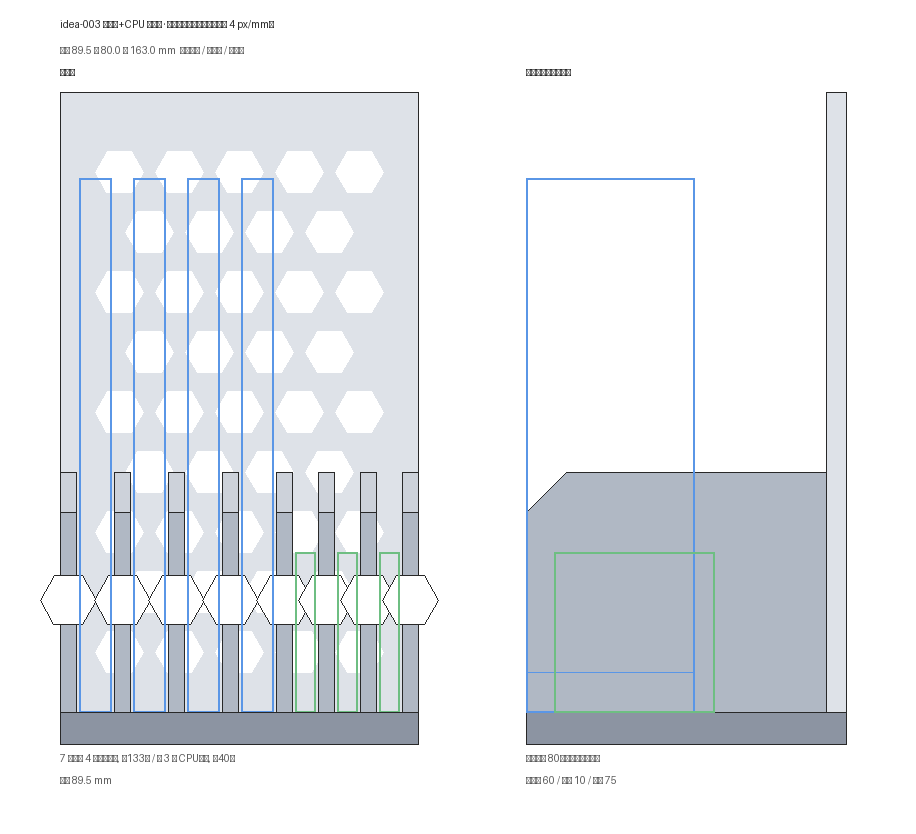

Generate this figure with Python:
#!/usr/bin/env python3
"""从 rack.scad 的参数生成等比正视图 + 侧视图 PNG（示意/自检用，不是内核渲染）。

参数全部从 rack.scad 解析，画法规则与 rack.scad 的模块一一对应：
  前端  = Y0 侧；槽位 = fin_x(i)+fin_t .. fin_x(i+1)；蜂窝孔跳过被隔片挡住的位置。
用法: python3 preview.py [输出路径, 默认同目录 preview.png]
"""
import math, re, sys
from pathlib import Path
from PIL import Image, ImageDraw, ImageFont

HERE = Path(__file__).resolve().parent
SCAD = HERE / 'rack.scad'
OUT = Path(sys.argv[1]) if len(sys.argv) > 1 else HERE / 'preview.png'
src = SCAD.read_text()

def num(name):
    m = re.search(r'^\s*%s\s*=\s*([-0-9.]+)\s*;' % name, src, re.M)
    assert m, 'rack.scad 里找不到参数 %s' % name
    return float(m.group(1))

def count(name):
    return int(num(name))

ram_c, cpu_c = count('ram_count'), count('cpu_count')
ram_w, cpu_w = num('ram_slot_w'), num('cpu_slot_w')
fin_t, fin_d, fin_h, cham = num('fin_t'), num('fin_d'), num('fin_h'), num('fin_chamfer')
base_t, base_d, base_r = num('base_t'), num('base_d'), num('base_r')
back_t, back_h = num('back_t'), num('back_h')
hex_r, hpx, hpz = num('hex_r'), num('hex_pitch_x'), num('hex_pitch_z')
hex_cols, hex_zmargin = int(num('hex_cols')), num('hex_zmargin')
foot_d = num('foot_d')
fin_hex_r, fin_hex_y, fin_hex_z = num('fin_hex_r'), num('fin_hex_y'), num('fin_hex_z')

slots = [ram_w] * ram_c + [cpu_w] * cpu_c
n = len(slots)
fin_x = [i * fin_t + sum(slots[:i]) for i in range(n + 1)]
comb_w = (n + 1) * fin_t + sum(slots)
RAM_T, RAM_H, RAM_D = 8, 133.35, 42   # 带马甲内存：厚 8 / 高 133.35 / 进深 42（马甲高）
CPU_T, CPU_H, CPU_D = 5, 40, 40      # LGA 裸板：厚 5 / 40x40


# 背板蜂窝：偶数行 hex_cols 个，奇数行少一个并错半格，整排左右居中（与 rack.scad 同一套算式）
hexes = []
hex_x0 = (comb_w - (hex_cols - 1) * hpx) / 2
hex_rows = int((back_h - 2 * hex_zmargin) // hpz) + 1
for r in range(hex_rows):
    z = hex_zmargin + r * hpz
    cols = hex_cols if r % 2 == 0 else hex_cols - 1
    off = 0 if r % 2 == 0 else hpx / 2
    for c in range(cols):
        hexes.append((hex_x0 + off + c * hpx, z))

S = 4
BG, INK = (255, 255, 255), (40, 40, 40)
PANEL, FIN, BASE = (222, 226, 232), (176, 184, 196), (140, 148, 162)
RAM, CPU = (90, 150, 230), (110, 190, 130)
try:
    F = ImageFont.truetype('/System/Library/Fonts/PingFang.ttc', 17)
    Fs = ImageFont.truetype('/System/Library/Fonts/PingFang.ttc', 14)
except OSError:
    F = Fs = ImageFont.load_default()

H = int(back_h + base_t) * S
W = int(comb_w) * S
f_ox, s_ox = 60, 60 + W + 110
base_y = 60 + H          # z = 0 的像素行
canvas = Image.new('RGB', (s_ox + int(base_d) * S + 70, base_y + int(base_t) * S + 90), BG)
d = ImageDraw.Draw(canvas)
fx = lambda x: f_ox + x * S
fz = lambda z: base_y - z * S
sx = lambda y: s_ox + y * S

d.text((f_ox, 18), 'idea-003 内存条+CPU 展示架 · 竖直单排梳齿式（等比示意 %d px/mm）' % S, font=F, fill=INK)
d.text((f_ox, 44), '外廓 %.1f × %.1f × %.1f mm  单件打印 / 免支撑 / 免打墙' % (comb_w, base_d, back_h + base_t), font=Fs, fill=(90, 90, 90))

# ---- 正视图 ----
d.text((f_ox, fz(back_h) - 26), '正视图', font=F, fill=INK)
d.rectangle([fx(0), fz(back_h), fx(comb_w), fz(0)], fill=PANEL, outline=INK)
for hx, hz in hexes:
    pts = [(fx(hx + hex_r * math.cos(a)), fz(hz + hex_r * math.sin(a))) for a in [i * math.pi / 3 for i in range(6)]]
    d.polygon(pts, fill=BG)
for i in range(n + 1):
    d.rectangle([fx(fin_x[i]), fz(fin_h), fx(fin_x[i] + fin_t), fz(0)], fill=FIN, outline=INK)
    d.rectangle([fx(fin_x[i]), fz(fin_h), fx(fin_x[i] + fin_t), fz(fin_h - cham)], fill=(205, 210, 218), outline=INK)
    hx0 = fin_x[i] + fin_t / 2
    d.polygon([(fx(hx0 + fin_hex_r * math.cos(a)), fz(fin_hex_z + fin_hex_r * math.sin(a)))
               for a in [k * math.pi / 3 for k in range(6)]], fill=BG, outline=INK)
for i, w in enumerate(slots):
    cx = fin_x[i] + fin_t + w / 2
    if i < ram_c:
        d.rectangle([fx(cx - RAM_T / 2), fz(RAM_H), fx(cx + RAM_T / 2), fz(0)], outline=RAM, width=2)
    else:
        d.rectangle([fx(cx - CPU_T / 2), fz(CPU_H), fx(cx + CPU_T / 2), fz(0)], outline=CPU, width=2)
d.rectangle([fx(0), fz(0), fx(comb_w), fz(-base_t)], fill=BASE, outline=INK)
d.text((fx(0), fz(-base_t) + 8), '%d 槽：前 4 根内存（蓝, 高133） / 后 3 颗 CPU（绿, 高40）' % n, font=Fs, fill=(90, 90, 90))
d.text((fx(0), fz(-base_t) + 30), '总宽 %.1f mm' % comb_w, font=Fs, fill=(90, 90, 90))

# ---- 侧视图 ----
d.text((s_ox, fz(back_h) - 26), '侧视图（右为背板）', font=F, fill=INK)
d.polygon([(sx(0), fz(0)), (sx(fin_d), fz(0)), (sx(fin_d), fz(fin_h)),
           (sx(cham), fz(fin_h)), (sx(0), fz(fin_h - cham))], fill=FIN, outline=INK)
d.rectangle([sx(base_d - back_t), fz(back_h), sx(base_d), fz(0)], fill=PANEL, outline=INK)
d.rectangle([sx(0), fz(0), sx(base_d), fz(-base_t)], fill=BASE, outline=INK)
d.rectangle([sx(0), fz(RAM_H), sx(RAM_D), fz(0)], outline=RAM, width=2)
d.line([sx(0), fz(10), sx(42), fz(10)], fill=RAM, width=1)
d.rectangle([sx((base_d - fin_d) + 2), fz(CPU_H), sx(base_d - fin_d + 2 + CPU_D), fz(0)], outline=CPU, width=2)
d.text((sx(0), fz(-base_t) + 8), '底板进深 %.0f（重心靠后抗倒）' % base_d, font=Fs, fill=(90, 90, 90))
d.text((sx(0), fz(-base_t) + 30), '隔片高 %.0f / 斜切 %.0f / 槽深 %.0f' % (fin_h, cham, fin_d), font=Fs, fill=(90, 90, 90))
canvas.save(OUT)
print('已输出 %s  (%dx%d)' % (OUT, canvas.size[0], canvas.size[1]))
print('背板蜂窝孔 %d 个（%d 行）+ %d 片隔片各 1 个减重孔' % (len(hexes), hex_rows, n + 1))
print('蜂窝孔列 X: 偶数行 %s / 奇数行 %s' % (
    [round(hex_x0 + c * hpx, 2) for c in range(hex_cols)],
    [round(hex_x0 + hpx / 2 + c * hpx, 2) for c in range(hex_cols - 1)]))
print('蜂窝孔列 Z: %s ... %s' % (hex_zmargin, hex_zmargin + (hex_rows - 1) * hpz))
